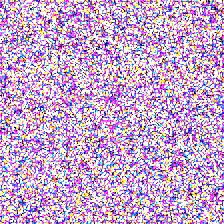
#> input picture deepfake_forensics/ela_test_noise.jpg, 224 x 224 px
$ python -i layer3_math.py   (imports and definitions only)
#> lines starting #> are read from the running program, lines starting #| are printed output that depends on the picture
import cv2
import numpy as np
from typing import Dict, Any

class MathAnalyzer:
    """
    Layer 3: Mathematical Forensics Layer
    - 3A. FFT (Fast Fourier Transform)
    - 3B. DCT (Discrete Cosine Transform)
    - 3C. CFA / Bayer Pattern Detection
    - 3D. Noise Residual Extraction (BayarConv stub)
    """

    def analyze(self, image_path: str) -> Dict[str, Any]:
#> called with image_path = '../../../ela_test_noise.jpg'
        results = {
            "score": None,
            "details": {},
            "anomalies": []
        }

        img = cv2.imread(image_path)
#> img is the input picture: shape (224, 224, 3); mean B, G, R 202.3, 167.2, 196
        if img is None:
            results["details"]["note"] = "Image could not be decoded; layer abstains"
            return results

        gray = cv2.cvtColor(img, cv2.COLOR_BGR2GRAY)
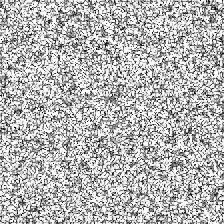
#> gray: shape (224, 224); min 1, max 255, mean 179.8

        # Accumulate evidence separately so an abstaining layer stays None.
        score = 0.0

        # 3A. FFT Analysis
        fft_score = float(self._analyze_fft(gray))
        results["details"]["fft_score"] = fft_score
        if fft_score > 0.7:
            results["anomalies"].append("Strong periodic artifacts in FFT (Grid patterns)")
            score += 0.4

        # 3B. DCT Analysis
        dct_score = float(self._analyze_dct(gray))
        results["details"]["dct_score"] = dct_score
        if dct_score > 0.6:
             results["anomalies"].append("Abnormal DCT coefficient distribution")
             score += 0.3

        # 3C. CFA Analysis (Bayer Pattern)
        # AI images usually lack a Bayer pattern trace because they are generated directly as RGB
        cfa_score = float(self._analyze_cfa(img))
        results["details"]["cfa_absence_score"] = cfa_score
        if cfa_score > 0.8:
            results["anomalies"].append("Missing CFA/Bayer pattern traces (Direct RGB generation)")
            score += 0.5

        # Normalize total score
        results["score"] = min(score, 0.99)

        return results

    def _analyze_fft(self, gray_img: np.ndarray) -> float:
        """
        Detects checkerboard artifacts and grid patterns using FFT.
        """
        f = np.fft.fft2(gray_img)
        fshift = np.fft.fftshift(f)
        magnitude_spectrum = 20 * np.log(np.abs(fshift) + 1e-8)
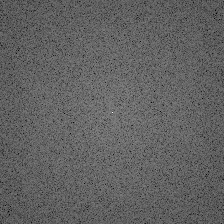
#> magnitude_spectrum: shape (224, 224) float64; min 100.8, max 320.3, mean 185.2; drawn with min black and max white

        # Calculate average magnitude in high frequency regions
        h, w = magnitude_spectrum.shape
#> h = 224; w = 224
        center_h, center_w = h // 2, w // 2
#> center_h = 112; center_w = 112

        # Mask out the center (low frequencies)
        mask_radius = 20
        y, x = np.ogrid[:h, :w]
#> y = 224 values from 0 to 223
        mask = (x - center_w)**2 + (y - center_h)**2 > mask_radius**2

        high_freq_energy = np.mean(magnitude_spectrum[mask])
#> high_freq_energy = 184.9

        # Simple heuristic: AI images often have unusually high energy spikes in high freq
        # A more robust method checks for specific peaks (stars)
        # For this implementation, we return a normalized score based on a threshold
        # This threshold is arbitrary for this demo
        score = min(high_freq_energy / 100.0, 1.0)
#> score = 1
        return score

    def _analyze_dct(self, gray_img: np.ndarray) -> float:
        """
        Analyzes DCT coefficients for double quantization or abnormal distributions.
        """
        # Resize to be divisible by 8
        h, w = gray_img.shape
#> h = 224; w = 224
        h = (h // 8) * 8
        w = (w // 8) * 8
        if h == 0 or w == 0:
            return 0.5

        gray_img = gray_img[:h, :w].astype(np.float32)

        # JPEG tampering often creates visible 8x8 discontinuities. Compare
        # differences on block boundaries with nearby non-boundary pixels.
        vertical_edges = np.abs(np.diff(gray_img, axis=1))
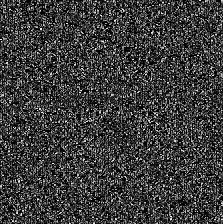
#> vertical_edges: shape (224, 223) float32; min 0, max 253, mean 60.9
        horizontal_edges = np.abs(np.diff(gray_img, axis=0))
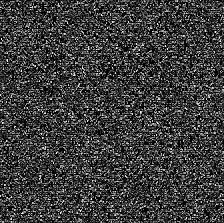
#> horizontal_edges: shape (223, 224) float32; min 0, max 253, mean 61
        boundary_v = vertical_edges[:, 7::8]
        boundary_h = horizontal_edges[7::8, :]
        non_boundary_v = np.delete(vertical_edges, np.arange(7, vertical_edges.shape[1], 8), axis=1)
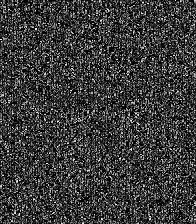
#> non_boundary_v: shape (224, 196) float32; min 0, max 253, mean 59.3
        non_boundary_h = np.delete(horizontal_edges, np.arange(7, horizontal_edges.shape[0], 8), axis=0)
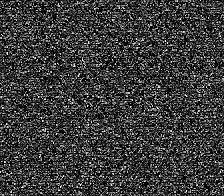
#> non_boundary_h: shape (196, 224) float32; min 0, max 253, mean 59.4

        boundary_energy = self._mean_or_zero(boundary_v) + self._mean_or_zero(boundary_h)
#> boundary_energy = 144.9
        natural_energy = self._mean_or_zero(non_boundary_v) + self._mean_or_zero(non_boundary_h) + 1e-6
#> natural_energy = 118.7
        block_ratio = boundary_energy / natural_energy
#> block_ratio = 1.22
        block_score = self._clamp((block_ratio - 1.15) / 1.75)
#> block_score = 0.0402

        # Sample block DCTs and look for unusually strong high-frequency energy.
        high_freq_scores = []
        hf_mask = np.fromfunction(lambda y, x: (x + y) >= 8, (8, 8), dtype=int)
        for y in range(0, h, 8):
            for x in range(0, w, 8):
                block = gray_img[y:y + 8, x:x + 8] - 128.0
                coeffs = np.abs(cv2.dct(block))
                high = np.mean(coeffs[hf_mask])
                total = np.mean(coeffs) + 1e-6
                high_freq_scores.append(high / total)
#> after the loop, high_freq_scores = 784 values, max 1.02 at index 262, min 0.435 at index 300, mean 0.705

        high_freq_ratio = float(np.mean(high_freq_scores)) if high_freq_scores else 0.0
#> high_freq_ratio = 0.705
        high_freq_score = self._clamp((high_freq_ratio - 0.45) / 0.55)
#> high_freq_score = 0.464

        score = (block_score * 0.6) + (high_freq_score * 0.4)
#> score = 0.21
        return float(self._clamp(score))

    def _analyze_cfa(self, img: np.ndarray) -> float:
        """
        Estimates if a Bayer pattern exists.
        Real cameras interpolate RGB from Bayer (GRBG, etc.), leaving correlation traces.
        AI generates RGB directly, so no such correlation exists.
        """
        if img is None or img.size == 0:
            return 0.5

        img = img.astype(np.float32)
        residuals = []
        for channel in cv2.split(img):
            blurred = cv2.GaussianBlur(channel, (5, 5), 0)
            residuals.append((channel - blurred).reshape(-1))
#> this loop made 3 passes
#> pass 3, in _analyze_cfa, `blurred = cv2.GaussianBlur(channel, (5, 5), 0)`:
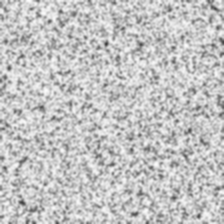
#> blurred: shape (224, 224) float32; min 62.61, max 252.4, mean 195.8
#> after the loop, residuals = 3 items

        residual_stds = [float(np.std(res)) for res in residuals]
#> residual_stds = [46.48, 57.5, 52.04]
        residual_energy = float(np.mean(residual_stds) / 255.0)
#> residual_energy = 0.204

        correlations = []
        for i in range(len(residuals)):
            for j in range(i + 1, len(residuals)):
                if np.std(residuals[i]) < 1e-6 or np.std(residuals[j]) < 1e-6:
                    correlations.append(0.0)
                else:
                    corr = np.corrcoef(residuals[i], residuals[j])[0, 1]
                    correlations.append(abs(float(corr)))
#> after the loop, correlations = [0.885, 0.888, 0.938]

        mean_corr = float(np.mean(correlations)) if correlations else 0.0
#> mean_corr = 0.904

        # Very smooth RGB residuals and highly correlated channel noise can be a
        # weak sign that the image did not come straight from a camera sensor.
        smooth_score = self._clamp((0.012 - residual_energy) / 0.012)
#> smooth_score = 0
        correlation_score = self._clamp((mean_corr - 0.65) / 0.35)
#> correlation_score = 0.725

        return float((smooth_score * 0.65) + (correlation_score * 0.35))

    def _clamp(self, value: float) -> float:
        return max(0.0, min(float(value), 1.0))

    def _mean_or_zero(self, values: np.ndarray) -> float:
        return float(np.mean(values)) if values.size else 0.0

>>> result = MathAnalyzer().analyze('../../../ela_test_noise.jpg')
#> in analyze, `cfa_score = float(self._analyze_cfa(img))`: cfa_score = 0.254
#> result = 3 items
